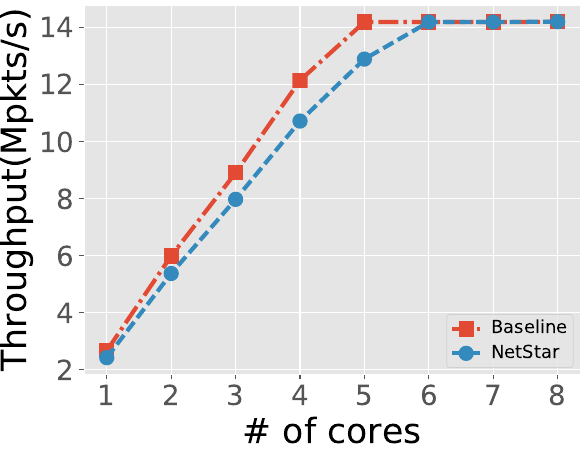

Source code (Python):
#!/usr/bin/env python2.7
import os
import optparse
import sys
import subprocess
import signal
import time
import numpy as np
import matplotlib.pyplot as plt


def read_log(filename):
	tp = []
	i = 0
	with open(filename) as f:
		for line in f:
			i+=1
			tp.append(float(line)/1000000)
			if i==50 :
				break
	return tp 
def read_data():
        gpu = []
        memory = []
        r1=0
        r2=0
        i=0

        while i<20:
                time.sleep(0.1)
                p=os.popen('nvidia-smi -i 1 --query-gpu=utilization.gpu --format=csv,noheader','r')
                line=p.readlines()[0]
                r1=int(line.split('%')[0])
                gpu.append(r1)
                                                                                                                                                       
                q=os.popen('nvidia-smi -i 1 --query-gpu=utilization.memory --format=csv,noheader','r')                                                 
                line=q.readlines()[0]                                                                                                                  
                r2=int(line.split('%')[0])                                                                                                             
                memory.append(r2)                                                                                                                      
                i=i+1                                                                                                                                  
        return gpu,memory
def draw(l1, l2):

	lines = [l1,l2]
	
	plt.style.use('ggplot')#seaborn-white')
	plt.style.use('ggplot')#seaborn-white')
	fig,ax1 = plt.subplots()

	fig = plt.figure(1)
	length=len(l1)
	timeline = [1,2,3,4,5,6,7,8]
        
	colors = ['r','b','y','m','c','g','r','b','y']
	styles = ['o--', 's-.', ':', '-', 'D:', 'p:', 'x:','*:']
	linelabels = ["with \nLive Update", "without \nLive Update", "dynamic","HP,FW","FM,FW","FM,HP,FW"]
	ax1.plot(timeline, l2, 's-.',label="Baseline",markersize=10, linewidth=3)
	ax1.plot(timeline, l1, 'o--',label="NetStar",markersize=10, linewidth=3)
	
	ax1.set_ylabel('Throughput(Mpkts/s)', fontsize=25, style='normal', color='black')
	ax1.set_xlabel('# of cores', fontsize=25, style="normal", color='black')

	# Now add the legend with some customizations.
	legend = ax1.legend(loc='lower right', shadow=False)
	

	# Set the fontsize
	for label in legend.get_texts():
		label.set_fontsize(13)

	for label in legend.get_lines():
		label.set_linewidth(3)  # the legend line width

	for tl in ax1.get_xticklabels():
		tl.set_fontsize(20)
		tl.set_fontstyle('normal')
	for tl in ax1.get_yticklabels():
		tl.set_fontsize(20)
		tl.set_fontstyle('normal')

	fig.savefig('scalability.pdf', bbox_inches='tight', pad_inches=0)
	plt.show()
	

	return lines

def main():

	#tp1 = read_log("data_1")
	#tp2 = read_log("data_2")
	#tp1,tp2=read_data()
	tp1=[2.4272,5.375398,7.972058,10.714688,12.885910,14.186919,14.184229,14.197115]
        tp2=[2.671168,5.991703,8.900939,12.141438,14.182625,14.182314,14.183432,14.192381]

	draw(tp1,tp2) 



if __name__ == "__main__" :
	main()